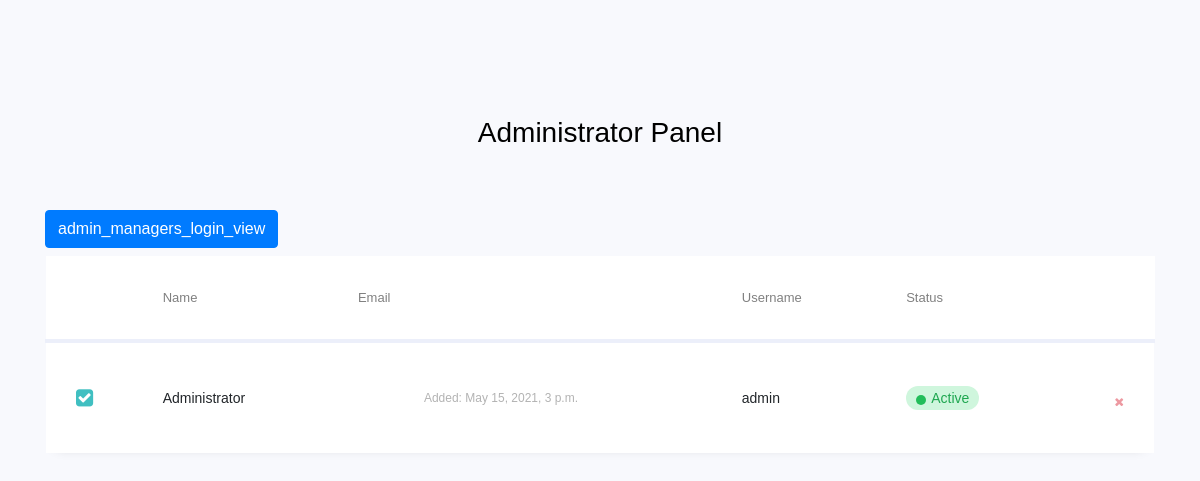
Before: /admin_home with the older database file.
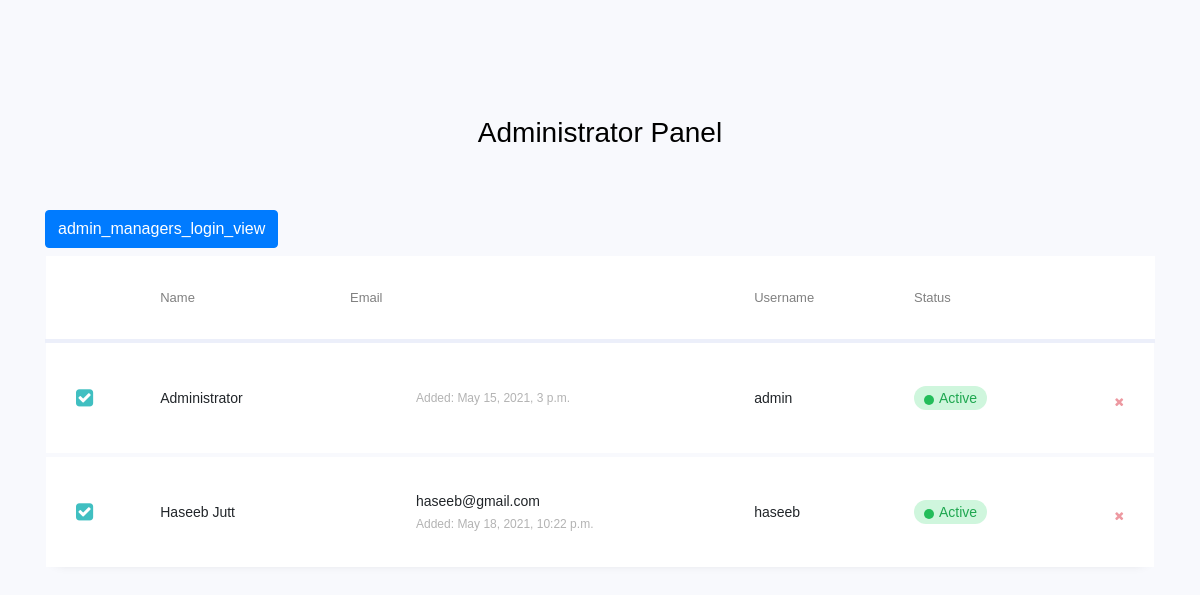
After: the same page with the newer database file.
### Accounts/models.py (models this page shows, shortened)
class Manager(models.Model):
    user_profile  = models.OneToOneField(User, on_delete=models.CASCADE)
    name    = models.CharField(max_length = 50)
    address = models.CharField(max_length = 300)
    phone   = models.CharField(max_length = 20)

### Accounts/views.py (the view)
# urls.py: path('admin_home', views.admin_home, name = "admin_home"),
def admin_home(request):
    managers = Manager.objects.all()
    message = " "
    context = {
        "message" : message,
        "managers" : managers,
    }
    return render(request, 'Accounts/admin_home.html', context)

### templates/Accounts/admin_home.html (shortened to what this page needs)
{% load static %}
<!doctype html>
<html lang="en">
<head>
    <link rel="stylesheet" href="https://stackpath.bootstrapcdn.com/font-awesome/4.7.0/css/font-awesome.min.css">
    <link rel="stylesheet" href="{% static 'custom_admin/css/style.css' %}">
</head>
<body>
    <section class="ftco-section">
        <div class="container">
            <div class="row justify-content-center">
                <div class="col-md-6 text-center mb-5">
                    <h2 class="heading-section">Administrator Panel</h2>
                </div>
            </div>
            <a class="btn btn-primary" href="{% url 'admin_managers_login_view' %}">admin_managers_login_view</a>
            <div class="row">
                <div class="col-md-12">
                    <div class="table-wrap">
                        <table class="table table-responsive-xl">
                            <thead>
                                <tr>
                                    <th>&nbsp;</th>
                                    <th>Name</th>
                                    <th>Email</th>
                                    <th>Username</th>
                                    <th>Status</th>
                                    <th>&nbsp;</th>
                                </tr>
                            </thead>
                            <tbody>
                                {% for manager in managers %}
                                <tr class="alert" role="alert">
                                    <td>
                                    </td>
                                    <td>{{ manager.name }}</td>
                                    <td class="d-flex align-items-center">
                                        <div class="img" style="background-image: url(images/person_1.jpg);"></div>
                                        <div class="pl-3 email">
                                            <span>{{ manager.user_profile.email }}</span>
                                            <span>Added: {{ manager.user_profile.date_joined }}</span>
                                        </div>
                                    </td>
                                    <td>{{ manager.user_profile.username }}</td>
                                    {% if manager.user_profile.is_active %}
                                    <td class="status"><span class="active">Active</span></td>
                                    {%else%}
                                    <td class="status"><span class="waiting">Non Active</span></td>
                                    {%endif%}
                                    <td>
                                        <button type="button" class="close" data-dismiss="alert" aria-label="Close">
                                            <span aria-hidden="true"><i class="fa fa-close"></i></span>
                                        </button>
                                    </td>
                                </tr>
                                {% endfor %}
                            </tbody>
                        </table>
                    </div>
                </div>
            </div>
        </div>
    </section>
</body>
</html>

Changed rows visible on the page:
added Manager: name "Haseeb Jutt", user_profile.email "haseeb@gmail.com", user_profile.date_joined "May 18, 2021, 10:22 p.m.", user_profile.username "haseeb", shows "Active"
